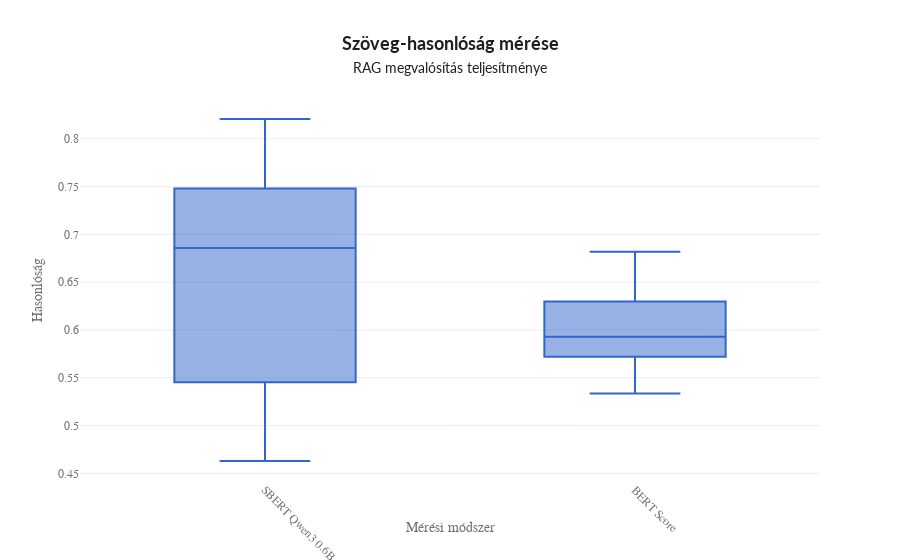

Notebook code cell kept with this figure:
### Code cell
evaluation_result_filtered = pd.DataFrame({
    "name": evaluation_result["name"].values,
    "score": evaluation_result["score"].values
})

# Create a boxplot using Plotly
fig = plotly_express.box(
    evaluation_result_filtered,
    x="name",
    y="score",
    title=format_title("Szöveg-hasonlóság mérése", "RAG megvalósítás teljesítménye"),
    labels={"name": "Evaluation Type", "score": "Similarity Score"},
    template=custom_template
)

# Customize the layout
fig.update_layout(
    xaxis_title="Mérési módszer",
    yaxis_title="Hasonlóság",
    xaxis=dict(tickangle=45),
    showlegend=False
)

# fig.write_html("basic_rag_test_result.html")

# Show the plot
fig.show()

### Figure 1 — Plotly figure (JSON) as saved in the notebook; plotly's stock layout.template omitted (floating-point values rounded to 4 significant figures)
{"data": [{"alignmentgroup": "True", "hovertemplate": "Evaluation Type=%{x}<br>Similarity Score=%{y}<extra></extra>", "legendgroup": "", "marker": {"color": "#3366CC"}, "name": "", "notched": false, "offsetgroup": "", "orientation": "v", "showlegend": false, "type": "box", "x": ["SBERT Qwen3 0.6B", "BERT Score", "SBERT Qwen3 0.6B", "BERT Score", "SBERT Qwen3 0.6B", "BERT Score", "SBERT Qwen3 0.6B", "BERT Score", "SBERT Qwen3 0.6B", "BERT Score", "SBERT Qwen3 0.6B", "BERT Score", "SBERT Qwen3 0.6B", "BERT Score", "SBERT Qwen3 0.6B", "BERT Score", "SBERT Qwen3 0.6B", "BERT Score", "SBERT Qwen3 0.6B", "BERT Score", "SBERT Qwen3 0.6B", "BERT Score", "SBERT Qwen3 0.6B", "BERT Score", "SBERT Qwen3 0.6B", "BERT Score", "SBERT Qwen3 0.6B", "BERT Score", "SBERT Qwen3 0.6B", "BERT Score", "SBERT Qwen3 0.6B", "BERT Score", "SBERT Qwen3 0.6B", "BERT Score", "SBERT Qwen3 0.6B", "BERT Score"], "x0": " ", "xaxis": "x", "y": [0.6047, 0.5335, 0.781, 0.5829, 0.677, 0.5719, 0.4629, 0.5728, 0.7561, 0.6181, 0.8207, 0.6103, 0.7214, 0.6526, 0.6504, 0.6817, 0.4772, 0.5541, 0.5072, 0.5648, 0.6268, 0.6386, 0.5454, 0.591, 0.7479, 0.6297, 0.8142, 0.6344, 0.6945, 0.5534, 0.722, 0.5983, 0.4918, 0.5945, 0.699, 0.574], "y0": " ", "yaxis": "y"}], "layout": {"boxmode": "group", "legend": {"tracegroupgap": 0}, "showlegend": false, "title": {"text": "<b>Szöveg-hasonlóság mérése</b><br><span style=\"font-size: 14px;\">RAG megvalósítás teljesítménye</span>"}, "xaxis": {"anchor": "y", "domain": [0, 1], "tickangle": 45, "title": {"text": "Mérési módszer"}}, "yaxis": {"anchor": "x", "domain": [0, 1], "title": {"text": "Hasonlóság"}}}}
